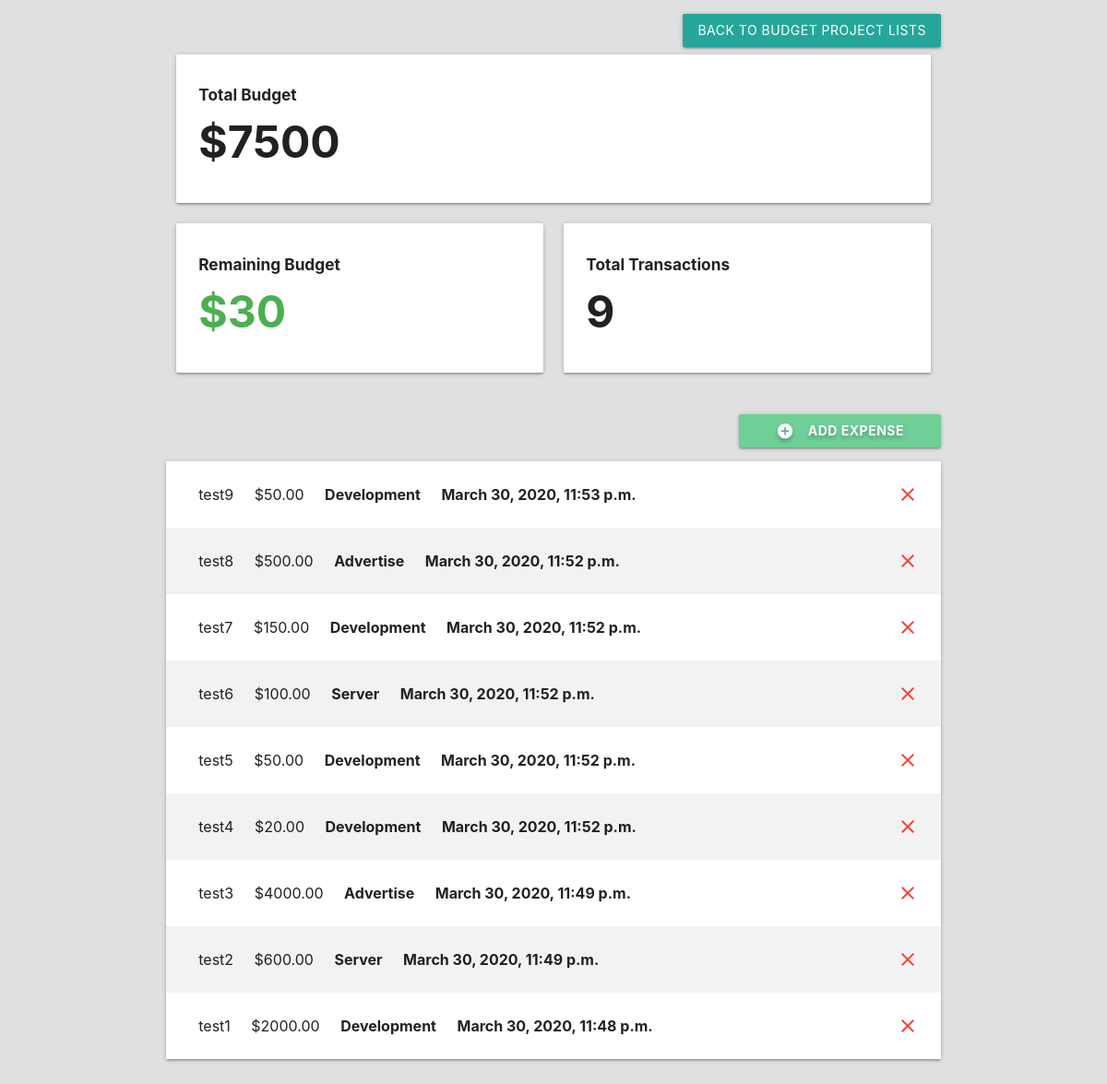
Page /web-app on the committed database.
### budget/models.py (models this page shows, shortened)
class Project(models.Model):
    name = models.CharField(max_length=100)
    slug = models.SlugField(max_length=100, unique=True, blank=True)
    budget = models.IntegerField()
    @property
    def budget_left(self):
        expense_list = Expense.objects.filter(project=self)
        total_expense_amount = 0
        for expense in expense_list:
            total_expense_amount += expense.amount
        total_expense_amount = int(total_expense_amount)
        return self.budget - total_expense_amount
    @property
    def total_transactions(self):
        expense_list = Expense.objects.filter(project=self)
        return len(expense_list)

class Expense(models.Model):
    project = models.ForeignKey(Project, on_delete=models.CASCADE, related_name='expenses')
    title = models.CharField(max_length=100)
    amount = models.DecimalField(max_digits=10, decimal_places=2)
    category = models.ForeignKey(Category, on_delete=models.CASCADE)
    date = models.DateTimeField(default=datetime.now)
    class Meta:
        ordering = ('-date',)

class Category(models.Model):
    project = models.ForeignKey(Project, on_delete=models.CASCADE)
    name = models.CharField(max_length=50)

### budget/views.py (the view, shortened to what this page needs)
# urls.py: path('<slug:project_slug>', views.project_detail, name='detail')
def project_detail(request, project_slug):
    project = get_object_or_404(Project, slug=project_slug)
    if request.method == 'GET':
        expense_list = project.expenses.all()
        category_list = Category.objects.filter(project=project)
        return render(request, 'budget/project-detail.html', {'project': project, 'expense_list': project.expenses.all(), 'category_list': category_list})
    elif request.method == 'DELETE':
        id = json.loads(request.body)['id']
        expense = Expense.objects.get(id=id)
        expense.delete()
        return HttpResponse('')
    return HttpResponseRedirect(project_slug)

### budget/templates/budget/project-detail.html (shortened to what this page needs)
{% extends 'budget/base.html' %}
{% block content %}
<div class="container">
    <section class="section section-stats">
        <div class="row">
            <a href="{% url 'list' %}" class="btn waves-effect right">
                Back to Budget Project Lists
            </a>
            <div class="col s12 m12 14">
                <div class="card-panel">
                    <h6 class="bold">Total Budget</h6>
                    <h1 class="bold">${{ project.budget }}</h1>
                </div>
            </div>
            <div class="col s12 m6 14">
                <div class="card-panel">
                    <h6 class="bold">Remaining Budget</h6>
                    {% if project.budget_left > 0 %}
                        <h1 class="bold green-text">${{ project.budget_left }}</h1>
                    {% elif project.budget_left == 0 %}
                        <h1 class="bold orange_text">${{ project.budget_left }}</h1>
                    {% else %}
                        <h1 class="bold red-text">${{ project.budget_left }}</h1>
                    {% endif %}
                </div>
            </div>
            <div class="col s12 m6 14">
                <div class="card-panel">
                    <h6 class="bold">Total Transactions</h6>
                    <h1 class="bold">{{ project.total_transactions }}</h1>
                </div>
            </div>
        </div>
    </section>
    <section class="section section-expenses">
        <div class="row">
            <button class="btn waves-effect right modal-trigger" href="#expenseModal">
                <i class="material-icons white-text left">add_circle</i>
                Add Expense
            </button>
        </div>
        <ul class="z-depth-1">
            {% for expense in expense_list %}
            <li>
                <div class="card-panel z-depth-0 expense">
                    <div class="row">
                        <div class="col 16">
                            <span class="title">{{ expense.title }}</span>
                        </div>
                        <div class="col 13">
                            <span class="title">${{ expense.amount }}</span>
                        </div>
                        <div class="col 1">
                            <span class="title bold">{{ expense.category.name }}</span>
                        </div>
                        <div class="col 1">
                            <span class="title bold">{{ expense.date }}</span>
                        </div>
                        <a class="close-icon" onclick="deleteExpense(this)" data-id="{{ expense.id }}">
                            <i class="material-icons red-text right">close</i>
                        </a>
                    </div>
                </div>
            </li>
            {% endfor %}
        </ul>
    </section>
</div>
{% endblock %}

### budget/static/css/styles.css (style rules this page uses)
html { font-family: 'Montserrat'; background-color: #E0E0E0; }
h1, h6 { font-weight: bold; }
.bold { font-weight: bold; }
.row { margin: 0!important; }
.section-stats h1 { font-size: 4vw; margin: 15px 0px; }
.section-expenses button { padding: 0px 40px; font-weight: bold; text-shadow: 0px 3px 4px rgba(0, 0, 0, .25); background-color: #6FCF97; }
.section-expenses .expense { font-size: 16px; border-radius: 0; margin: 0; }
.section-expenses li:nth-child(even) .expense { background-color: #F2F2F2; }

### rows in the picture
Project: budget "7500", budget_left "30", total_transactions "9"
Expense: title "test9", amount "50.00", category.name "Development", date "March 30, 2020, 11:53 p.m."
Expense: title "test8", amount "500.00", category.name "Advertise", date "March 30, 2020, 11:52 p.m."
Expense: title "test7", amount "150.00", category.name "Development", date "March 30, 2020, 11:52 p.m."
Expense: title "test6", amount "100.00", category.name "Server", date "March 30, 2020, 11:52 p.m."
Expense: title "test5", amount "50.00", category.name "Development", date "March 30, 2020, 11:52 p.m."
Expense: title "test4", amount "20.00", category.name "Development", date "March 30, 2020, 11:52 p.m."
Expense: title "test3", amount "4000.00", category.name "Advertise", date "March 30, 2020, 11:49 p.m."
Expense: title "test2", amount "600.00", category.name "Server", date "March 30, 2020, 11:49 p.m."
Expense: title "test1", amount "2000.00", category.name "Development", date "March 30, 2020, 11:48 p.m."
